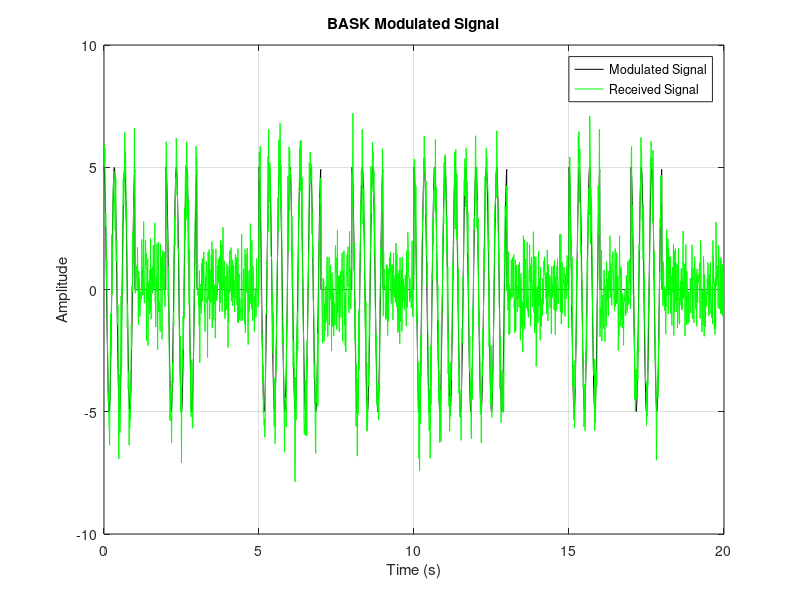

Recreate this plot in MATLAB.
clear
clc

% BASK - Modulation Scheme
sig = [1,0,1,0,0,1,1,0,1,0,1,1,1,0,0,1,0,1,0,0];

t_bit = 1; % Bit duration
fc = 3;    % Carrier Frequency
A1 = 5;    % Amplitude for bit = 1
A0 = 0;    % Amplitude for bit = 0
fs = 100;  % Sampling Frequency

t = 0:1/fs:t_bit - 1/fs; % Time vector for one bit

% Modulation Scheme
bask_signal = []; % Empty array to store the BASK Signal

for i = 1:length(sig)
    if sig(i) == 1
        a = A1 * cos(2*pi*fc * t);
    else
        a = A0 * cos(2*pi*fc * t);
    end
    bask_signal = [bask_signal a]; % Concatenate each bit's waveform
end

% Time vector for full signal
T = 0:1/fs:(t_bit*length(sig) - 1/fs);

%%
% Built in Amplitude Modulation
y = ammod(sig, fc, fs);


%%
%Demodulation Scheme
%received = bask_signal;    % Received signal
received = bask_signal + randn(size(bask_signal)); % Adding noise to the signal

samples_per_bit = length(t);
reference = cos(2*pi*fc*t);  % Reference carrier (same as transmitter)

demod = zeros(1, length(sig));  % Pre-allocate for speed

for i = 1:length(sig)
    % Extract the current bit segment
    segment = received((i-1)*samples_per_bit + 1 : i*samples_per_bit);

    % Multiply with reference carrier
    product = segment .* reference;

    % Average over bit period
    res = mean(product);

    % Threshold detection
    if res > 0
        demod(i) = 1;
    else
        demod(i) = 0;
    end
end

% Compare transmitted vs received bits
disp('Original bits:')
disp(sig)
disp('Demodulated bits:')
disp(demod)

%%
figure(1);
plot(T, bask_signal, 'k', T, received, 'g')
xlabel("Time (s)")
ylabel("Amplitude")
title("BASK Modulated Signal")
legend("Modulated Signal", "Received Signal")
grid on